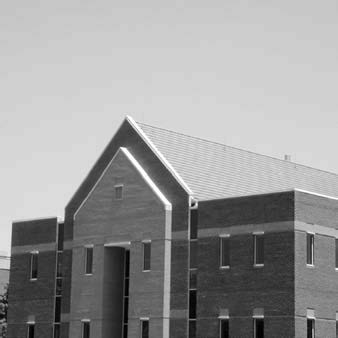
#> input picture Homework-week09/Resource/building.jpg, 338 x 338 px
$ python main.py   (older library calls are emulated)
#> lines starting #> are read from the running program, lines starting #| are printed output that depends on the picture
import cv2
import numpy as np
from matplotlib import pyplot as plt

img0 = cv2.imread('Resource/building.jpg', )
#> img0 is the input picture: shape (338, 338, 3); min 0, max 255, mean 153.1

# converting to gray scale
gray = cv2.cvtColor(img0, cv2.COLOR_BGR2GRAY)

# convolution sobel kernel
sobelKernel = np.array([[1, 0, -1], [2, 0, -2], [1, 0, -1]])
# [30 lines of commented-out code are left out]

spatialResult = np.zeros([338, 338])
grayPadded = np.pad(gray, pad_width=1, mode='constant')
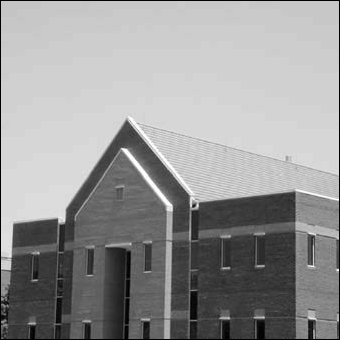
#> grayPadded: shape (340, 340); min 0, max 255, mean 151.3
for x in range(338):
    for y in range(338):
        add = sobelKernel[0][0] * grayPadded[x][y] + sobelKernel[0][1] * grayPadded[x][y + 1] + sobelKernel[0][2] * \
              grayPadded[x][y + 2] + sobelKernel[1][0] * grayPadded[x + 1][y] + sobelKernel[1][1] * grayPadded[x + 1][
                  y + 1] + sobelKernel[1][2] * grayPadded[x + 1][y + 2] + sobelKernel[2][0] * grayPadded[x + 2][y + 0] + \
              sobelKernel[2][1] * grayPadded[x + 2][y + 1] + sobelKernel[2][2] * grayPadded[x + 2][y + 2]
        spatialResult[x][y] = add
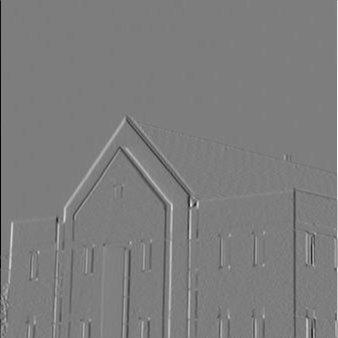
#> spatialResult: shape (338, 338) float64; min -894, max 918, mean 0.2; drawn with min black and max white


# Padding Images with zeros
padding=[340, 340]
paddedImage = np.zeros(padding, dtype="float32")
paddedImage[:gray.shape[0], :gray.shape[1]] = gray
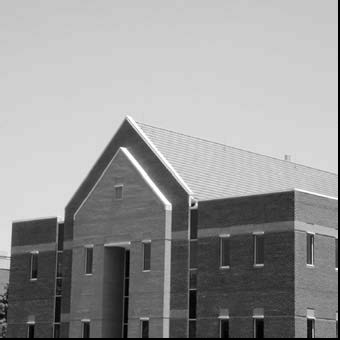
#> paddedImage: shape (340, 340) float32; min 0, max 255, mean 151.3
paddedKernel = np.zeros(padding, dtype="float32")
paddedKernel[:sobelKernel.shape[0], :sobelKernel.shape[1]] = sobelKernel
# DFT
dftImage = cv2.dft(paddedImage)
dftKernel = cv2.dft(paddedKernel)
# Multiplication
mulRes = cv2.mulSpectrums(dftImage, dftKernel, flags=cv2.DFT_COMPLEX_OUTPUT)
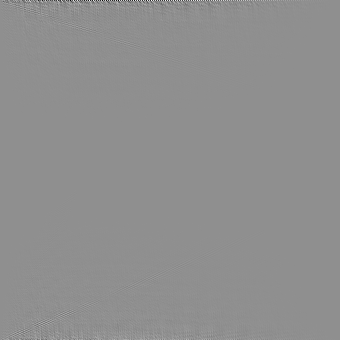
#> mulRes: shape (340, 340) float32; min -834407.9, max 648075.8, mean -27.1; drawn with min black and max white
# Get Result
frequencyResult = cv2.idft(mulRes, flags=cv2.DFT_SCALE)
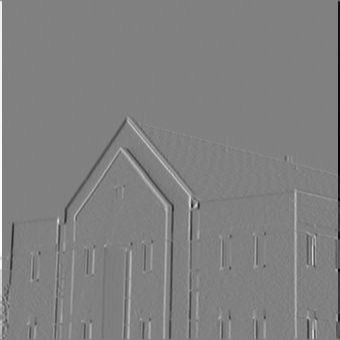
#> frequencyResult: shape (340, 340) float32; min -918, max 897, mean 0; drawn with min black and max white

# [10 lines of commented-out code are left out]

plt.subplot(1, 3, 1), plt.imshow(gray, cmap='gray')
plt.title('Original'), plt.xticks([]), plt.yticks([])

plt.subplot(1, 3, 2), plt.imshow(frequencyResult, cmap='gray', vmin=-256, vmax=255)
plt.title('dft'), plt.xticks([]), plt.yticks([])

plt.subplot(1, 3, 3), plt.imshow(spatialResult, cmap='gray', vmin=-256, vmax=255)
plt.title('Spatial'), plt.xticks([]), plt.yticks([])

plt.show()


# [4 lines of commented-out code are left out]
